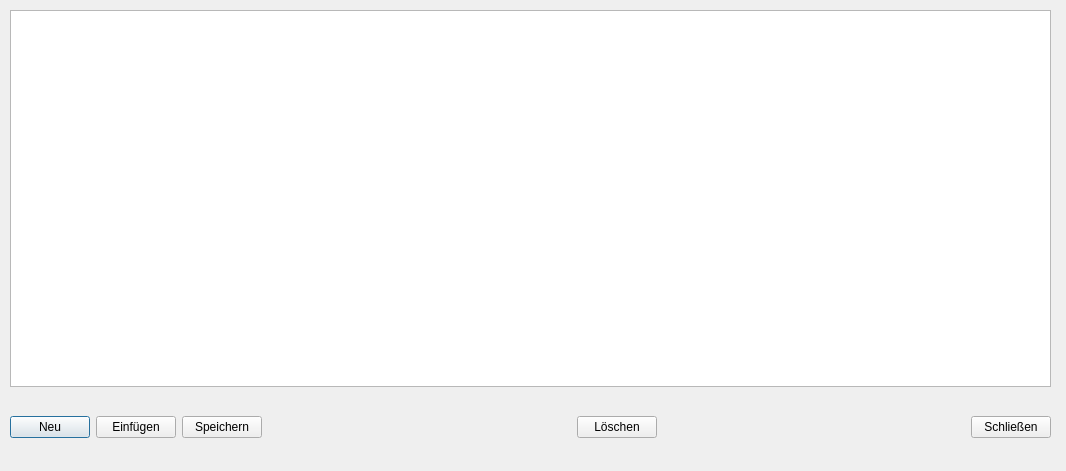
<?xml version="1.0" encoding="UTF-8"?>
<ui version="4.0">
 <class>RoosterDialog</class>
 <widget class="QDialog" name="RoosterDialog">
  <property name="geometry">
   <rect>
    <x>0</x>
    <y>0</y>
    <width>1066</width>
    <height>471</height>
   </rect>
  </property>
  <property name="acceptDrops">
   <bool>false</bool>
  </property>
  <property name="windowTitle">
   <string>Dialog</string>
  </property>
  <widget class="QWidget" name="layoutWidget">
   <property name="geometry">
    <rect>
     <x>10</x>
     <y>10</y>
     <width>1041</width>
     <height>451</height>
    </rect>
   </property>
   <layout class="QVBoxLayout" name="verticalLayout">
    <item>
     <widget class="QTableView" name="tableView">
      <property name="sortingEnabled">
       <bool>true</bool>
      </property>
     </widget>
    </item>
    <item>
     <layout class="QHBoxLayout" name="horizontalLayout">
      <item>
       <widget class="QPushButton" name="btnAddNew">
        <property name="text">
         <string>Neu</string>
        </property>
       </widget>
      </item>
      <item>
       <widget class="QPushButton" name="btnInsert">
        <property name="text">
         <string>Einfügen</string>
        </property>
       </widget>
      </item>
      <item>
       <widget class="QPushButton" name="btnSave">
        <property name="text">
         <string>Speichern</string>
        </property>
       </widget>
      </item>
      <item>
       <spacer name="horizontalSpacer_4">
        <property name="orientation">
         <enum>Qt::Horizontal</enum>
        </property>
        <property name="sizeHint" stdset="0">
         <size>
          <width>13</width>
          <height>68</height>
         </size>
        </property>
       </spacer>
      </item>
      <item>
       <widget class="QPushButton" name="btnDelete">
        <property name="text">
         <string>Löschen</string>
        </property>
       </widget>
      </item>
      <item>
       <spacer name="horizontalSpacer_2">
        <property name="orientation">
         <enum>Qt::Horizontal</enum>
        </property>
        <property name="sizeHint" stdset="0">
         <size>
          <width>13</width>
          <height>68</height>
         </size>
        </property>
       </spacer>
      </item>
      <item>
       <widget class="QPushButton" name="btnClose">
        <property name="text">
         <string>Schließen</string>
        </property>
       </widget>
      </item>
     </layout>
    </item>
   </layout>
  </widget>
 </widget>
 <resources/>
 <connections>
  <connection>
   <sender>btnClose</sender>
   <signal>clicked()</signal>
   <receiver>RoosterDialog</receiver>
   <slot>close()</slot>
   <hints>
    <hint type="sourcelabel">
     <x>1004</x>
     <y>425</y>
    </hint>
    <hint type="destinationlabel">
     <x>919</x>
     <y>416</y>
    </hint>
   </hints>
  </connection>
 </connections>
</ui>
